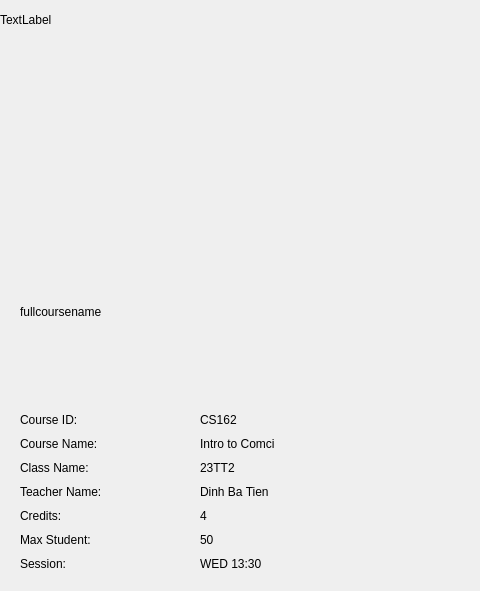
<?xml version="1.0" encoding="UTF-8"?>
<ui version="4.0">
 <class>CourseInfoWindow</class>
 <widget class="QDialog" name="CourseInfoWindow">
  <property name="geometry">
   <rect>
    <x>0</x>
    <y>0</y>
    <width>480</width>
    <height>591</height>
   </rect>
  </property>
  <property name="windowTitle">
   <string>Dialog</string>
  </property>
  <layout class="QVBoxLayout" name="verticalLayout_4">
   <property name="spacing">
    <number>0</number>
   </property>
   <property name="leftMargin">
    <number>0</number>
   </property>
   <property name="topMargin">
    <number>0</number>
   </property>
   <property name="rightMargin">
    <number>0</number>
   </property>
   <property name="bottomMargin">
    <number>0</number>
   </property>
   <item>
    <layout class="QVBoxLayout" name="verticalLayout_3">
     <property name="spacing">
      <number>0</number>
     </property>
     <item>
      <widget class="QLabel" name="course_info_label">
       <property name="minimumSize">
        <size>
         <width>0</width>
         <height>40</height>
        </size>
       </property>
       <property name="maximumSize">
        <size>
         <width>16777215</width>
         <height>40</height>
        </size>
       </property>
       <property name="text">
        <string>TextLabel</string>
       </property>
      </widget>
     </item>
     <item>
      <widget class="QLabel" name="placeholder_image">
       <property name="minimumSize">
        <size>
         <width>390</width>
         <height>170</height>
        </size>
       </property>
       <property name="maximumSize">
        <size>
         <width>500</width>
         <height>170</height>
        </size>
       </property>
       <property name="text">
        <string/>
       </property>
      </widget>
     </item>
     <item>
      <layout class="QHBoxLayout" name="horizontalLayout_9">
       <property name="spacing">
        <number>0</number>
       </property>
       <item>
        <spacer name="horizontalSpacer_3">
         <property name="orientation">
          <enum>Qt::Horizontal</enum>
         </property>
         <property name="sizeType">
          <enum>QSizePolicy::Fixed</enum>
         </property>
         <property name="sizeHint" stdset="0">
          <size>
           <width>20</width>
           <height>20</height>
          </size>
         </property>
        </spacer>
       </item>
       <item>
        <layout class="QVBoxLayout" name="verticalLayout_2">
         <property name="spacing">
          <number>0</number>
         </property>
         <item>
          <spacer name="verticalSpacer_9">
           <property name="orientation">
            <enum>Qt::Vertical</enum>
           </property>
           <property name="sizeType">
            <enum>QSizePolicy::Fixed</enum>
           </property>
           <property name="sizeHint" stdset="0">
            <size>
             <width>20</width>
             <height>20</height>
            </size>
           </property>
          </spacer>
         </item>
         <item>
          <layout class="QHBoxLayout" name="horizontalLayout_8">
           <property name="spacing">
            <number>0</number>
           </property>
           <item>
            <widget class="QLabel" name="full_course_name">
             <property name="text">
              <string>fullcoursename</string>
             </property>
            </widget>
           </item>
           <item>
            <spacer name="horizontalSpacer">
             <property name="orientation">
              <enum>Qt::Horizontal</enum>
             </property>
             <property name="sizeHint" stdset="0">
              <size>
               <width>40</width>
               <height>20</height>
              </size>
             </property>
            </spacer>
           </item>
          </layout>
         </item>
         <item>
          <spacer name="verticalSpacer_7">
           <property name="orientation">
            <enum>Qt::Vertical</enum>
           </property>
           <property name="sizeType">
            <enum>QSizePolicy::Fixed</enum>
           </property>
           <property name="sizeHint" stdset="0">
            <size>
             <width>20</width>
             <height>20</height>
            </size>
           </property>
          </spacer>
         </item>
         <item>
          <layout class="QVBoxLayout" name="verticalLayout">
           <property name="spacing">
            <number>0</number>
           </property>
           <item>
            <layout class="QHBoxLayout" name="horizontalLayout_7">
             <property name="spacing">
              <number>0</number>
             </property>
             <item>
              <widget class="QLabel" name="course_id_label1">
               <property name="text">
                <string>Course ID:</string>
               </property>
              </widget>
             </item>
             <item>
              <widget class="QLabel" name="course_id_label2">
               <property name="text">
                <string>CS162</string>
               </property>
              </widget>
             </item>
            </layout>
           </item>
           <item>
            <spacer name="verticalSpacer">
             <property name="orientation">
              <enum>Qt::Vertical</enum>
             </property>
             <property name="sizeType">
              <enum>QSizePolicy::Fixed</enum>
             </property>
             <property name="sizeHint" stdset="0">
              <size>
               <width>20</width>
               <height>10</height>
              </size>
             </property>
            </spacer>
           </item>
           <item>
            <layout class="QHBoxLayout" name="horizontalLayout_6">
             <property name="spacing">
              <number>0</number>
             </property>
             <item>
              <widget class="QLabel" name="course_name_label1">
               <property name="text">
                <string>Course Name:</string>
               </property>
              </widget>
             </item>
             <item>
              <widget class="QLabel" name="course_name_label2">
               <property name="text">
                <string>Intro to Comci</string>
               </property>
              </widget>
             </item>
            </layout>
           </item>
           <item>
            <spacer name="verticalSpacer_2">
             <property name="orientation">
              <enum>Qt::Vertical</enum>
             </property>
             <property name="sizeType">
              <enum>QSizePolicy::Fixed</enum>
             </property>
             <property name="sizeHint" stdset="0">
              <size>
               <width>20</width>
               <height>10</height>
              </size>
             </property>
            </spacer>
           </item>
           <item>
            <layout class="QHBoxLayout" name="horizontalLayout_5">
             <property name="spacing">
              <number>0</number>
             </property>
             <item>
              <widget class="QLabel" name="class_name_label1">
               <property name="text">
                <string>Class Name:</string>
               </property>
              </widget>
             </item>
             <item>
              <widget class="QLabel" name="class_name_label2">
               <property name="text">
                <string>23TT2</string>
               </property>
              </widget>
             </item>
            </layout>
           </item>
           <item>
            <spacer name="verticalSpacer_3">
             <property name="orientation">
              <enum>Qt::Vertical</enum>
             </property>
             <property name="sizeType">
              <enum>QSizePolicy::Fixed</enum>
             </property>
             <property name="sizeHint" stdset="0">
              <size>
               <width>20</width>
               <height>10</height>
              </size>
             </property>
            </spacer>
           </item>
           <item>
            <layout class="QHBoxLayout" name="horizontalLayout_4">
             <property name="spacing">
              <number>0</number>
             </property>
             <item>
              <widget class="QLabel" name="teacher_name_label1">
               <property name="text">
                <string>Teacher Name:</string>
               </property>
              </widget>
             </item>
             <item>
              <widget class="QLabel" name="teacher_name_label2">
               <property name="text">
                <string>Dinh Ba Tien</string>
               </property>
              </widget>
             </item>
            </layout>
           </item>
           <item>
            <spacer name="verticalSpacer_5">
             <property name="orientation">
              <enum>Qt::Vertical</enum>
             </property>
             <property name="sizeType">
              <enum>QSizePolicy::Fixed</enum>
             </property>
             <property name="sizeHint" stdset="0">
              <size>
               <width>20</width>
               <height>10</height>
              </size>
             </property>
            </spacer>
           </item>
           <item>
            <layout class="QHBoxLayout" name="horizontalLayout_3">
             <property name="spacing">
              <number>0</number>
             </property>
             <item>
              <widget class="QLabel" name="credits_label1">
               <property name="text">
                <string>Credits:</string>
               </property>
              </widget>
             </item>
             <item>
              <widget class="QLabel" name="credits_label2">
               <property name="text">
                <string>4</string>
               </property>
              </widget>
             </item>
            </layout>
           </item>
           <item>
            <spacer name="verticalSpacer_4">
             <property name="orientation">
              <enum>Qt::Vertical</enum>
             </property>
             <property name="sizeType">
              <enum>QSizePolicy::Fixed</enum>
             </property>
             <property name="sizeHint" stdset="0">
              <size>
               <width>20</width>
               <height>10</height>
              </size>
             </property>
            </spacer>
           </item>
           <item>
            <layout class="QHBoxLayout" name="horizontalLayout_2">
             <property name="spacing">
              <number>0</number>
             </property>
             <item>
              <widget class="QLabel" name="max_student_label1">
               <property name="text">
                <string>Max Student:</string>
               </property>
              </widget>
             </item>
             <item>
              <widget class="QLabel" name="max_student_label2">
               <property name="text">
                <string>50</string>
               </property>
              </widget>
             </item>
            </layout>
           </item>
           <item>
            <spacer name="verticalSpacer_6">
             <property name="orientation">
              <enum>Qt::Vertical</enum>
             </property>
             <property name="sizeType">
              <enum>QSizePolicy::Fixed</enum>
             </property>
             <property name="sizeHint" stdset="0">
              <size>
               <width>20</width>
               <height>10</height>
              </size>
             </property>
            </spacer>
           </item>
           <item>
            <layout class="QHBoxLayout" name="horizontalLayout">
             <property name="spacing">
              <number>0</number>
             </property>
             <item>
              <widget class="QLabel" name="session_label1">
               <property name="text">
                <string>Session:</string>
               </property>
              </widget>
             </item>
             <item>
              <widget class="QLabel" name="session_label2">
               <property name="text">
                <string>WED 13:30</string>
               </property>
              </widget>
             </item>
            </layout>
           </item>
           <item>
            <spacer name="verticalSpacer_10">
             <property name="orientation">
              <enum>Qt::Vertical</enum>
             </property>
             <property name="sizeType">
              <enum>QSizePolicy::Fixed</enum>
             </property>
             <property name="sizeHint" stdset="0">
              <size>
               <width>20</width>
               <height>20</height>
              </size>
             </property>
            </spacer>
           </item>
          </layout>
         </item>
        </layout>
       </item>
       <item>
        <spacer name="horizontalSpacer_2">
         <property name="orientation">
          <enum>Qt::Horizontal</enum>
         </property>
         <property name="sizeType">
          <enum>QSizePolicy::Preferred</enum>
         </property>
         <property name="sizeHint" stdset="0">
          <size>
           <width>100</width>
           <height>20</height>
          </size>
         </property>
        </spacer>
       </item>
      </layout>
     </item>
    </layout>
   </item>
  </layout>
 </widget>
 <resources/>
 <connections/>
</ui>
